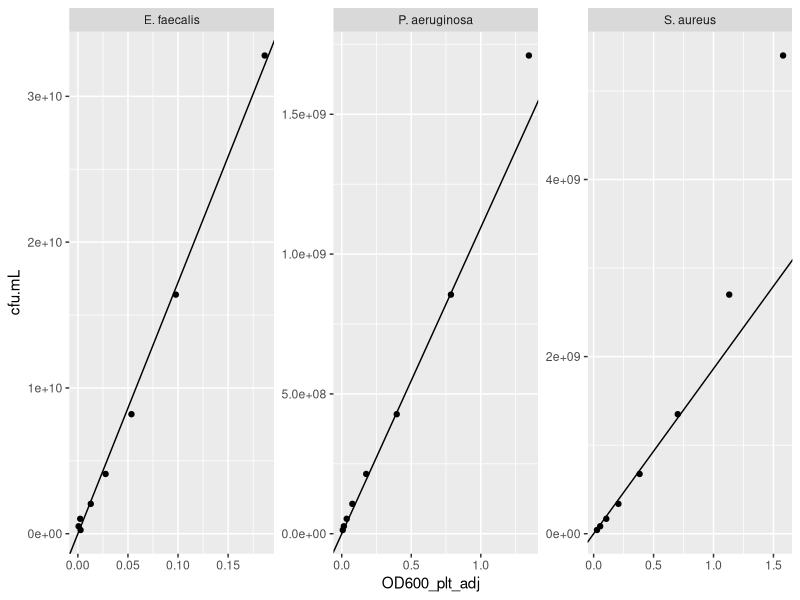
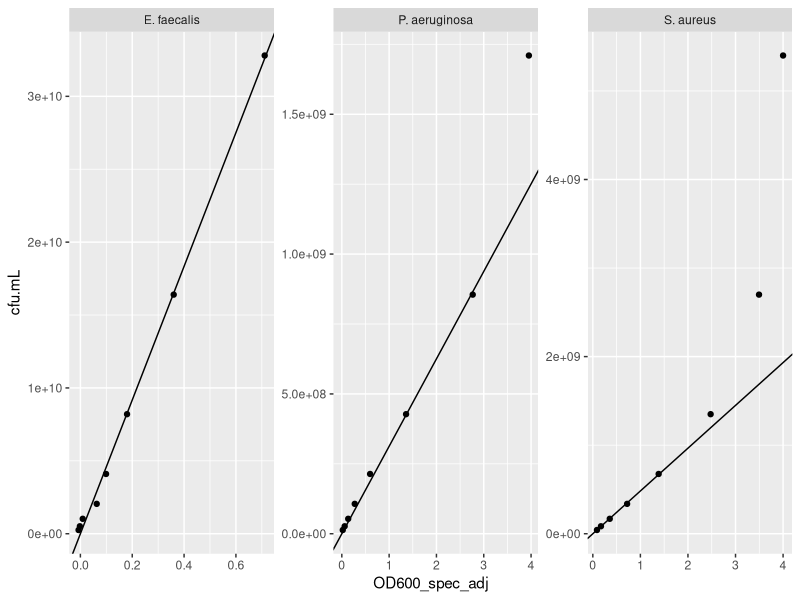
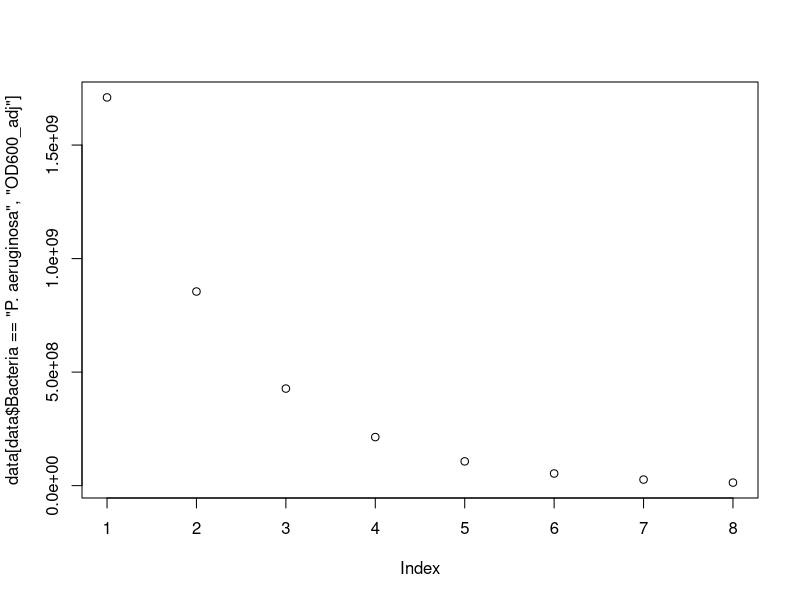

Here is the R script that generated these plots, in order: (Note: this script raises an error after producing the figures.)
library(ggplot2)
library(tidyr)

setwd("C:/users/mikeb/Google Drive/Research Projects/11 P aeruginosa Community/")
data <- read.csv("2020-02-17 PA SA EF Std Curve Tidy.csv")

data$OD600_plt_adj <- data$OD600_plt-data$OD600_plt[data$Bacteria == "Blank"]
data$OD600_spec_adj <- data$OD600_spec-data$OD600_spec[data$Bacteria == "Blank"]

pa_std_curve_plt <- lm(cfu.mL ~ OD600_plt_adj + 0,
                   data[data$Bacteria == "P. aeruginosa" &
                          data$OD600_plt_adj < 1, ])
sa_std_curve_plt <- lm(cfu.mL ~ OD600_plt_adj + 0,
                   data[data$Bacteria == "S. aureus" &
                          data$OD600_plt_adj < 1, ])
ef_std_curve_plt <- lm(cfu.mL ~ OD600_plt_adj + 0,
                   data[data$Bacteria == "E. faecalis", ])

pa_std_curve_spec <- lm(cfu.mL ~ OD600_spec_adj + 0,
                       data[data$Bacteria == "P. aeruginosa" &
                              data$OD600_spec_adj < 3, ])
sa_std_curve_spec <- lm(cfu.mL ~ OD600_spec_adj + 0,
                       data[data$Bacteria == "S. aureus" &
                              data$OD600_spec_adj < 2, ])
ef_std_curve_spec <- lm(cfu.mL ~ OD600_spec_adj + 0,
                       data[data$Bacteria == "E. faecalis", ])

pa_std_curve_plt
sa_std_curve_plt
ef_std_curve_plt
pa_std_curve_spec
sa_std_curve_spec
ef_std_curve_spec

plot_lines <- data.frame(intercept = 0,
                         Bacteria = c("P. aeruginosa",
                                      "S. aureus",
                                      "E. faecalis"),
                         spec_slope = c(pa_std_curve_spec$coefficients,
                                        sa_std_curve_spec$coefficients,
                                        ef_std_curve_spec$coefficients),
                         plt_slope = c(pa_std_curve_plt$coefficients,
                                       sa_std_curve_plt$coefficients,
                                       ef_std_curve_plt$coefficients))

ggplot(data = data[data$Bacteria != "Blank", ], 
       aes(x = OD600_plt_adj, y = cfu.mL)) +
  geom_point() +
  geom_abline(data = plot_lines, aes(intercept = intercept, slope = plt_slope)) +
  facet_wrap(~Bacteria, scales = "free") +
  NULL

ggplot(data = data[data$Bacteria != "Blank", ], 
       aes(x = OD600_spec_adj, y = cfu.mL)) +
  geom_point() +
  geom_abline(data = plot_lines, aes(intercept = intercept, slope = spec_slope)) +
  facet_wrap(~Bacteria, scales = "free")

plot(data[data$Bacteria == "P. aeruginosa", "cfu.mL"],
     data[data$Bacteria == "P. aeruginosa", "OD600_adj"])

plot(data[data$Bacteria == "P. aeruginosa", "OD600_adj"],
     data[data$Bacteria == "P. aeruginosa", "cfu.mL"])
abline(pa_std_curve)
